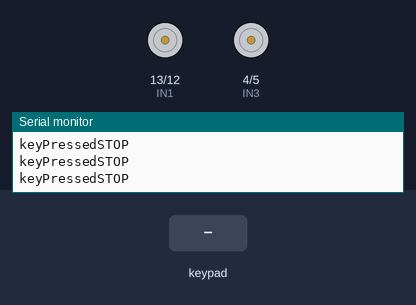
Bench run of a sketch on a simulated Arduino Uno, built with avr-gcc and run on an emulated ATmega328P. Shown: motor-driver pin pairs drawn as motors (green arrow = first pin HIGH = forward, orange = second pin HIGH = backward, longer = more drive, scaled by the enable pin), the last lines printed to the serial monitor. The inputs (shaded band) are chosen by the test bench.

Above: at 1.2 s.
1.3 s: key 'U' pressed
At 1.52 s:
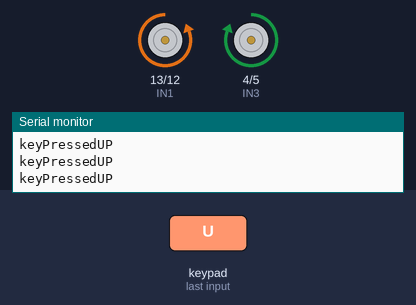
3.2 s: key 'D' pressed
At 3.42 s:
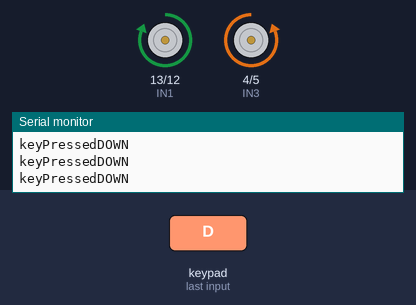
5.1 s: key 'L' pressed
At 5.33 s:
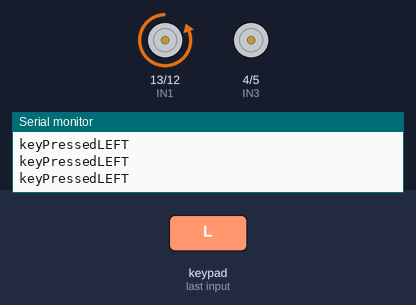
7.0 s: key 'R' pressed
At 7.22 s:
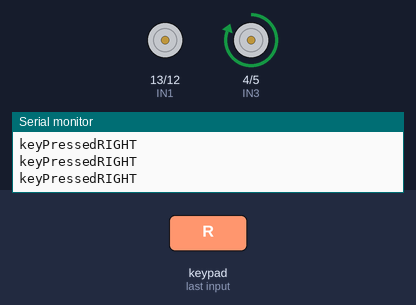
8.9 s: key 'L' pressed
At 9.7 s:
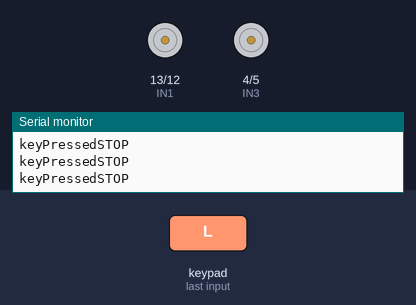
Timing chart, 0 to 11.8 s (numbered marks = the images above; inputs shaded):
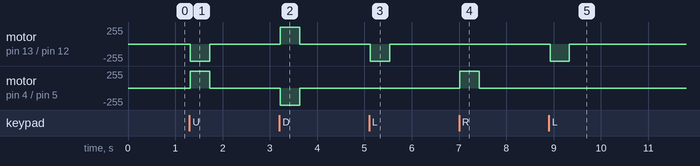

Measured:
- after the input at 1.3 s, motor on pin 13 (IN1) / pin 12 (IN2): stopped → backward 255/255 at once, → stopped 0.41 s later; motor on pin 4 (IN3) / pin 5 (IN4): stopped → forward 255/255 at once, → stopped 0.41 s later
- after the input at 3.2 s, motor on pin 13 (IN1) / pin 12 (IN2): stopped → forward 255/255 at once, → stopped 0.41 s later; motor on pin 4 (IN3) / pin 5 (IN4): stopped → backward 255/255 at once, → stopped 0.41 s later
- after the input at 5.1 s, motor on pin 13 (IN1) / pin 12 (IN2): stopped → backward 255/255 at once, → stopped 0.41 s later
- after the input at 7.0 s, motor on pin 4 (IN3) / pin 5 (IN4): stopped → forward 255/255 at once, → stopped 0.41 s later
- after the input at 8.9 s, motor on pin 13 (IN1) / pin 12 (IN2): stopped → backward 255/255 at once, → stopped 0.41 s later

The sketch:

RC_auto_bluetooth.ino
```cpp
#define CUSTOM_SETTINGS
#define INCLUDE_GAMEPAD_MODULE
#include <Dabble.h>
// hm 10   Arduino
// TX      2
// RX      3

//MOTOR 1
int IN1 = 13;
int IN2 = 12;
int ENA = 11;

//MOTOR 2
int IN3 = 4;
int IN4 = 5;
int ENB = 6;

void setup() {
  Serial.begin(9600);
  Dabble.begin(9600);

  pinMode(IN1, OUTPUT);
  pinMode(IN2, OUTPUT);
  pinMode(ENA, OUTPUT);

  pinMode(IN3, OUTPUT);
  pinMode(IN4, OUTPUT);
  pinMode(ENB, OUTPUT);

}

void loop() {
  Dabble.processInput();
  Serial.print("keyPressed");

  if (GamePad.isUpPressed()) {
    Serial.print("UP");
    forward();
  }
  else if (GamePad.isDownPressed()) {
    Serial.print("DOWN");
    backward();
  }
  else if (GamePad.isLeftPressed()) {
    Serial.print("LEFT");
    left();
  }
  else if (GamePad.isRightPressed()) {
    Serial.print("RIGHT");
    right();
  }
  else {
    Serial.print("STOP");
    apagar(ENA);
    apagar(ENB);

  }

  Serial.print('\n');


}
void forward() {
  horario(IN1, IN2, ENA); //motor1
  antihorario(IN3, IN4, ENB); //motor2
}
void backward() {
  antihorario(IN1, IN2, ENA);
  horario(IN3, IN4, ENB);
}

void left() {
  horario(IN1, IN2, ENA);
  apagar(ENB);

}
void right() {
  antihorario(IN3, IN4, ENB);
  apagar(ENA);
}

void antihorario( int in1, int in2, int ena) {
  digitalWrite(ena, HIGH);
  digitalWrite(in1 , HIGH);
  digitalWrite(in2 , LOW);

}

void horario( int in1, int in2, int ena) {
  digitalWrite(ena, HIGH);
  digitalWrite(in1 , LOW);
  digitalWrite(in2 , HIGH);

}
void apagar( int ena) {
  digitalWrite(ena, LOW);
}
```
